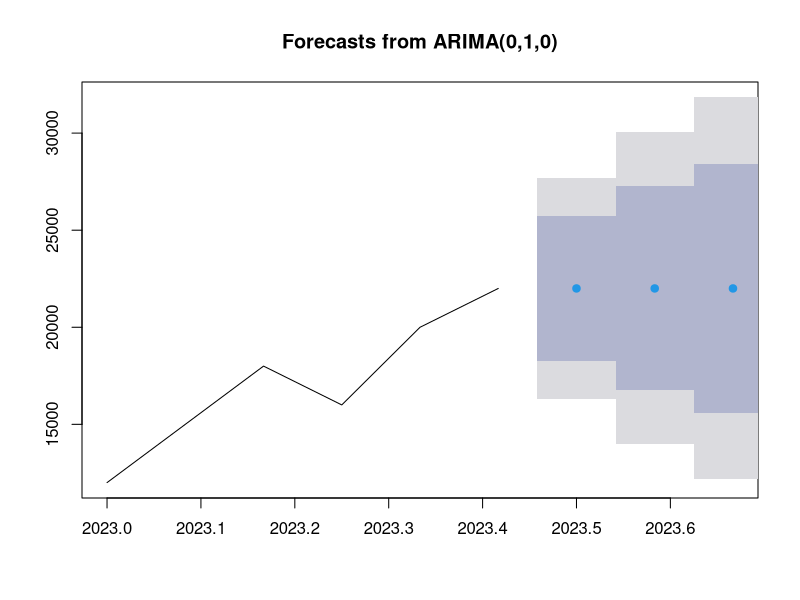

This figure's R source:
library(forecast) 
sales_ts <- ts(c(12000, 15000, 18000, 16000, 20000, 22000), start=c(2023,1), frequency=12) 
forecast_result <- forecast(auto.arima(sales_ts), h=3) 
print(forecast_result) 
plot(forecast_result)
